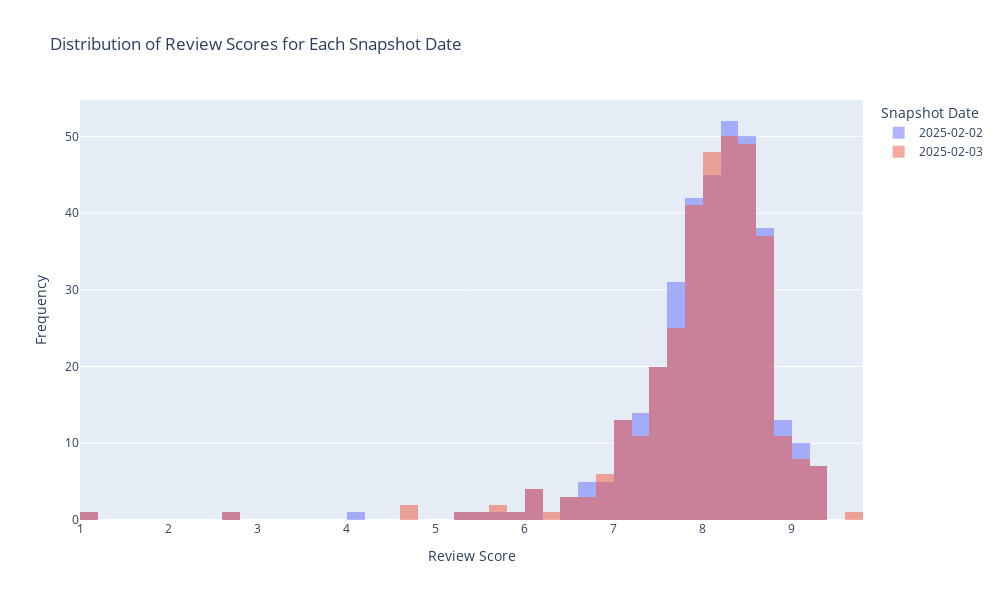

Notebook source saved alongside this figure:
### Markdown cell above
The histogram above shows a right-skewed distribution of the number of reviews, where lower review counts appear with higher frequency. This suggests a heavy-tailed distribution, meaning that while most hotels have relatively few reviews, a small number of hotels have significantly higher review counts.

### Code cell
review_scores = bookings.groupby(['name', 'snapshot_date'], as_index=False)['review_score'].first()

# Create subplots for each snapshot date
fig = go.Figure()

for date in snapshot_dates:
    data = review_scores[review_scores['snapshot_date'] == date]['review_score'].dropna()
    fig.add_trace(go.Histogram(x=data, name=str(date), opacity=0.5, bingroup=100))

# Update layout to separate the graphs
fig.update_layout(
    title="Distribution of Review Scores for Each Snapshot Date",
    xaxis_title="Review Score",
    yaxis_title="Frequency",
    barmode='overlay',  # Ensures histograms are separate
    legend_title="Snapshot Date",
    width=1000,
    height=600
)

# Show interactive plot
fig.show()

### Figure 1 — Plotly figure (JSON) as saved in the notebook; plotly's stock layout.template omitted (floating-point values rounded to 4 significant figures; data arrays with more than 128 entries replaced by an {"elided": "..."} marker saying what was removed)
{"data": [{"bingroup": "100", "name": "2025-02-02", "opacity": 0.5, "type": "histogram", "x": {"elided": "364 float values"}}, {"bingroup": "100", "name": "2025-02-03", "opacity": 0.5, "type": "histogram", "x": {"elided": "348 float values"}}], "layout": {"barmode": "overlay", "height": 600, "legend": {"title": {"text": "Snapshot Date"}}, "title": {"text": "Distribution of Review Scores for Each Snapshot Date"}, "width": 1000, "xaxis": {"title": {"text": "Review Score"}}, "yaxis": {"title": {"text": "Frequency"}}}}
